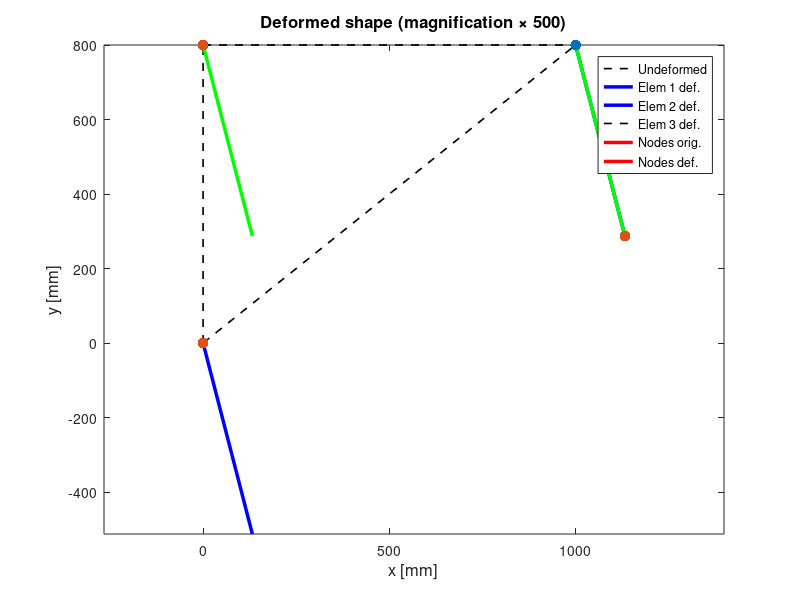

The MATLAB source for this figure: (Note: this script raises an error after producing the figure.)
% fem_truss_2d.m -- Chapter 4: Worked Example, 3-element 2D truss
% Nodes: 1=(0,0), 2=(1000,800), 3=(0,800) [mm]
% BCs:   node 1 pinned (U1=V1=0), node 3 pinned (U3=V3=0)
% Load:  Fy = -10000 N (downward) at node 2
% E = 210000 N/mm^2, A = 225 mm^2
clear; clc; close all;

%% --- Geometry and material ---
coords = [   0    0;    % node 1
           1000  800;   % node 2
              0  800];  % node 3
conn = [1 2;            % element 1: nodes 1->2 (diagonal)
        1 3;            % element 2: nodes 1->3 (vertical)
        3 2];           % element 3: nodes 3->2 (horizontal)
E = 210000;  % N/mm^2
A = 225;     % mm^2
nEl = 3;  nNodes = 3;  nDOF = 2*nNodes;

%% --- Element properties ---
fprintf('=== Element Properties ===\n');
fprintf('%-4s %-8s %-8s %-8s %-8s %-12s\n', ...
        'Elem', 'L [mm]', 'theta', 'c', 's', 'EA/L [N/mm]');
for e = 1:nEl
    n1 = conn(e,1); n2 = conn(e,2);
    dx = coords(n2,1) - coords(n1,1);
    dy = coords(n2,2) - coords(n1,2);
    Le(e)  = sqrt(dx^2 + dy^2);
    ce(e)  = dx / Le(e);
    se(e)  = dy / Le(e);
    EAL(e) = E * A / Le(e);
    theta  = atan2d(dy, dx);
    fprintf('%-4d %-8.4f %-8.2f %-8.4f %-8.4f %-12.4f\n', ...
            e, Le(e), theta, ce(e), se(e), EAL(e));
end

%% --- Element global stiffness matrices ---
K = zeros(nDOF);
for e = 1:nEl
    c = ce(e); s = se(e); k = EAL(e);
    ke = k * [ c^2   c*s  -c^2  -c*s;
               c*s   s^2  -c*s  -s^2;
              -c^2  -c*s   c^2   c*s;
              -c*s  -s^2   c*s   s^2];
    n1 = conn(e,1); n2 = conn(e,2);
    dofs = [2*n1-1, 2*n1, 2*n2-1, 2*n2];
    K(dofs, dofs) = K(dofs, dofs) + ke;
    fprintf('\nElement %d global stiffness [DOFs %d %d %d %d]:\n', ...
            e, dofs(1), dofs(2), dofs(3), dofs(4));
    disp(round(ke));
end

fprintf('\n=== Assembled 6x6 Global Stiffness Matrix K [N/mm] ===\n');
disp(round(K));

%% --- Loads and BCs ---
F = zeros(nDOF, 1);
F(4) = -10000;            % Fy at node 2 (DOF 4)

fixedDOFs = [1 2 5 6];   % node 1 and 3 pinned
freeDOFs  = [3 4];        % node 2 free (U2, V2)

%% --- Solve reduced system ---
Kff = K(freeDOFs, freeDOFs);
Ff  = F(freeDOFs);

fprintf('\n=== Reduced 2x2 Stiffness Matrix Kff [N/mm] ===\n');
disp(round(Kff));
fprintf('Load vector Ff [N]: [%.1f; %.1f]\n', Ff(1), Ff(2));

u_free = Kff \ Ff;
u = zeros(nDOF, 1);
u(freeDOFs) = u_free;

fprintf('\n=== Nodal Displacements ===\n');
fprintf('U2 = %+.6f mm\n', u(3));
fprintf('V2 = %+.6f mm\n', u(4));

%% --- Element axial forces ---
fprintf('\n=== Element Axial Forces ===\n');
N = zeros(1, nEl);
for e = 1:nEl
    c = ce(e); s = se(e);
    n1 = conn(e,1); n2 = conn(e,2);
    dofs = [2*n1-1, 2*n1, 2*n2-1, 2*n2];
    delta = [-c -s c s] * u(dofs);
    N(e) = EAL(e) * delta;
    if N(e) > 1e-6
        type = 'tension';
    elseif N(e) < -1e-6
        type = 'compression';
    else
        type = 'zero';
    end
    fprintf('N%d = %+.4f N  (%s)\n', e, N(e), type);
end

%% --- Reactions ---
R = K * u - F;
fprintf('\n=== Support Reactions ===\n');
fprintf('R1x = %+.4f N\n', R(1));
fprintf('R1y = %+.4f N\n', R(2));
fprintf('R3x = %+.4f N\n', R(5));
fprintf('R3y = %+.4f N\n', R(6));

fprintf('\n=== Global Equilibrium Check ===\n');
Fext = F;
fprintf('SumFx = %+.8f N\n', sum(R(1:2:end)) + sum(Fext(1:2:end)));
fprintf('SumFy = %+.8f N\n', sum(R(2:2:end)) + sum(Fext(2:2:end)));

%% --- Deformed shape figure ---
scale = 500;
figure('Color','white');
hold on; axis equal; box on;
colors = {'b','r','g'};
for e = 1:nEl
    n1 = conn(e,1); n2 = conn(e,2);
    xo = [coords(n1,1) coords(n2,1)];
    yo = [coords(n1,2) coords(n2,2)];
    xd = xo + scale * [u(2*n1-1) u(2*n2-1)]';
    yd = yo + scale * [u(2*n1  ) u(2*n2  )]';
    plot(xo, yo, 'k--', 'LineWidth', 1.2);
    plot(xd, yd, '-', 'Color', colors{e}, 'LineWidth', 2.5);
end
% Nodes undeformed
scatter(coords(:,1), coords(:,2), 60, 'ko', 'filled');
% Nodes deformed
xu = coords(:,1) + scale * u(1:2:end);
yu = coords(:,2) + scale * u(2:2:end);
scatter(xu, yu, 60, 'b^', 'filled');
xlabel('x [mm]', 'FontSize', 12);
ylabel('y [mm]', 'FontSize', 12);
title(sprintf('Deformed shape (magnification \\times %d)', scale), 'FontSize', 12);
legend('Undeformed', 'Elem 1 def.', 'Elem 2 def.', 'Elem 3 def.', ...
       'Nodes orig.', 'Nodes def.', 'Location', 'best');
book_style(gcf);
exportgraphics(gcf, '../figures/truss2d_deformed.pdf', 'ContentType', 'vector');
exportgraphics(gcf, '../figures/truss2d_deformed.png', 'Resolution', 300);
fprintf('\nFigures saved to ../figures/truss2d_deformed.pdf/.png\n');
